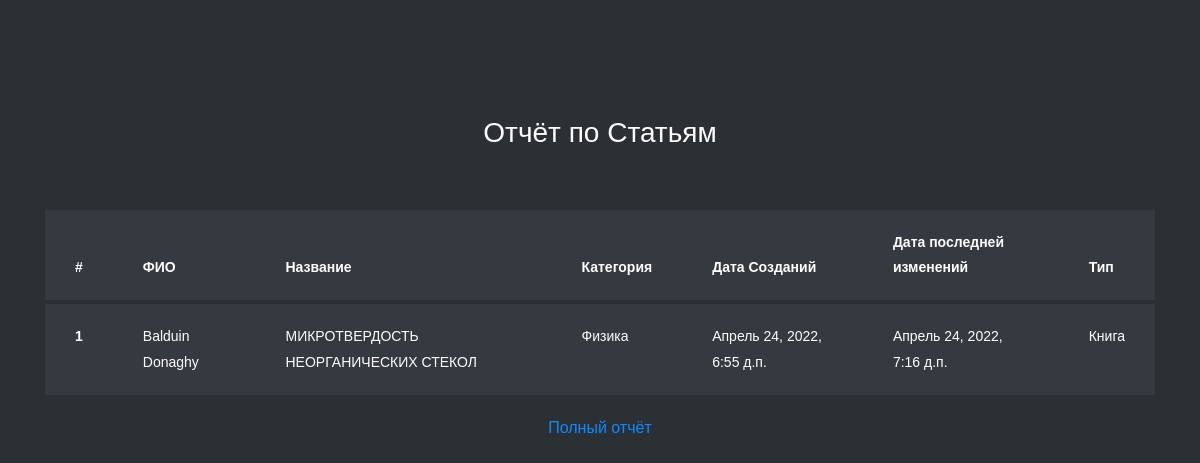
Page /admin_report_all_article/ (signed in) on the earlier database version.
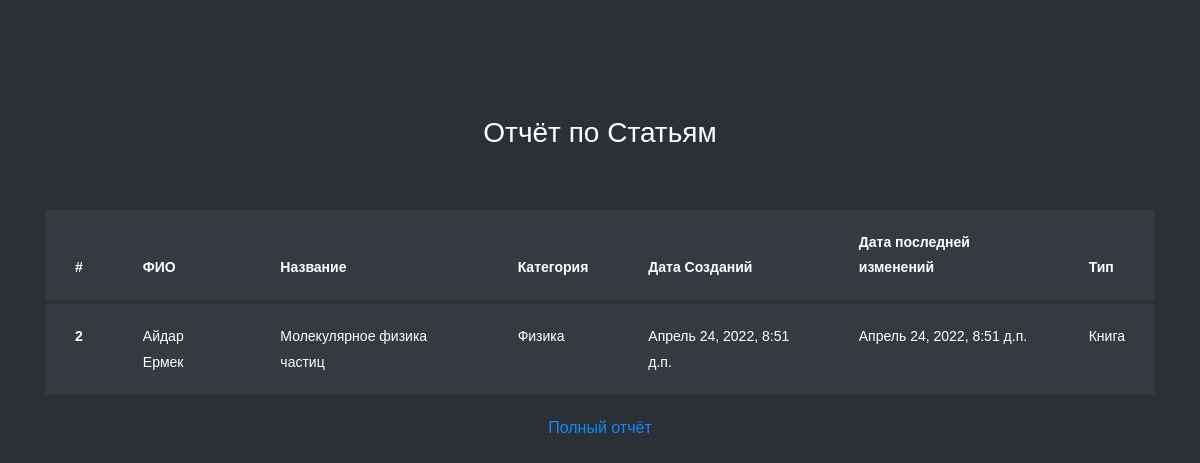
Same page on the later database version.
### DiDiStoreApp/models.py (models this page shows, shortened)
class Article(models.Model):
    teacher = models.ForeignKey(User,on_delete=models.CASCADE,null=True)
    photo = models.ImageField(upload_to="photos/%Y/%m/%d/", verbose_name="Фото")
    name = models.CharField(max_length=100, verbose_name="Название")
    category = models.ForeignKey(ArticleCategory,verbose_name="Категория",on_delete=models.CASCADE)
    created_at = models.DateTimeField(auto_now_add=True,verbose_name="Создано")
    updated_at = models.DateTimeField(auto_now=True,verbose_name="Последний изм.")
    desc = models.TextField(verbose_name="Описание")
    type = models.CharField(max_length=255,verbose_name="Тип",choices=TYPE_CHOICES,default="Cтатья")

class ArticleCategory(models.Model):
    name = models.CharField(max_length=255,verbose_name="Категория")
    def __str__(self):
        return self.name

### DiDiStoreApp/views.py (the view)
# urls.py: path("admin_report_all_article/", admin_report_article_all, name="admin_report_all_article"),
@user_passes_test(is_admin)
def admin_report_article_all(request):
    article = Article.objects.all()
    context={
        "article":article ,
    }
    return render(request,"DiDiStoreApp/admin_report_article.html",context)

### DiDiStoreApp/views.py (called while the page is built)
def is_admin(user):
    return user.groups.filter(name='ADMIN').exists()

### DiDiStoreApp/templates/DiDiStoreApp/admin_report_article.html (shortened to what this page needs)
{% load static %}
<!doctype html>
<html lang="en">
  <head>
	<link rel="stylesheet" href="https://stackpath.bootstrapcdn.com/font-awesome/4.7.0/css/font-awesome.min.css">
	<link rel="stylesheet" href="{% static 'DiDiStoreApp/css/style.css' %}">
	</head>
	<body>
	<section class="ftco-section">
		<div class="container">
			<div class="row justify-content-center">
				<div class="col-md-6 text-center mb-5">
					<h2 class="heading-section">Отчёт по Cтатьям</h2>
				</div>
			</div>
			<div class="row">
				<div class="col-md-12">
					<div class="table-wrap">
						<table class="table table-bordered table-dark table-hover">
						  <thead>
						    <tr>
						      <th>#</th>
						      <th>ФИО</th>
						      <th>Название</th>
						      <th>Категория</th>
						      <th>Дата Cозданий</th>
						      <th>Дата последней изменений </th>
						      <th>Тип </th>
						    </tr>
						  </thead>
                            {% for j in article %}
						  <tbody>
						    <tr>
						      <th scope="row">{{ j.id }}</th>
						      <td>{{ j.teacher.first_name }} {{ j.teacher.last_name }}</td>
						      <td>{{ j.name }}</td>
						      <td>{{ j.category }}</td>
						      <td>{{ j.created_at }}</td>
						      <td>{{ j.updated_at }}</td>
						      <td>{{ j.type }}</td>
						    </tr>
						  </tbody>
			{% endfor %}
						</table>
                                        <P align="center"><a href="{% url 'admin_report_all_article' %}">Полный отчёт</a></P>
					</div>
				</div>
			</div>
		</div>
	</section>
	</body>
</html>

Differences in the rows shown:
removed Article: id "1", teacher.first_name "Balduin", teacher.last_name "Donaghy", name "МИКРОТВЕРДОСТЬ НЕОРГАНИЧЕСКИХ СТЕКОЛ", category "Физика", created_at "Апрель 24, 2022, 6:55 д.п.", updated_at "Апрель 24, 2022, 7:16 д.п.", type "Книга"
added Article: id "2", teacher.first_name "Айдар", teacher.last_name "Ермек", name "Молекулярное физика частиц", category "Физика", created_at "Апрель 24, 2022, 8:51 д.п.", updated_at "Апрель 24, 2022, 8:51 д.п.", type "Книга"
